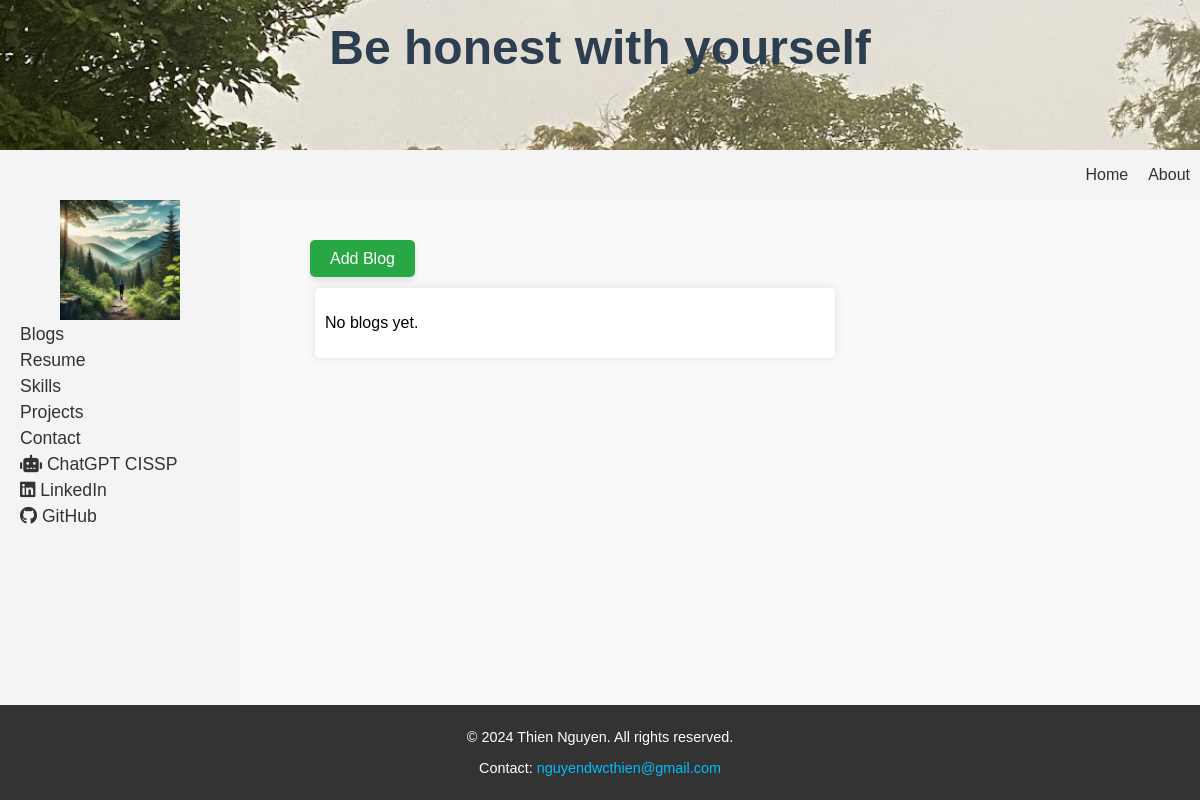
The app's page /blog_list, older data.
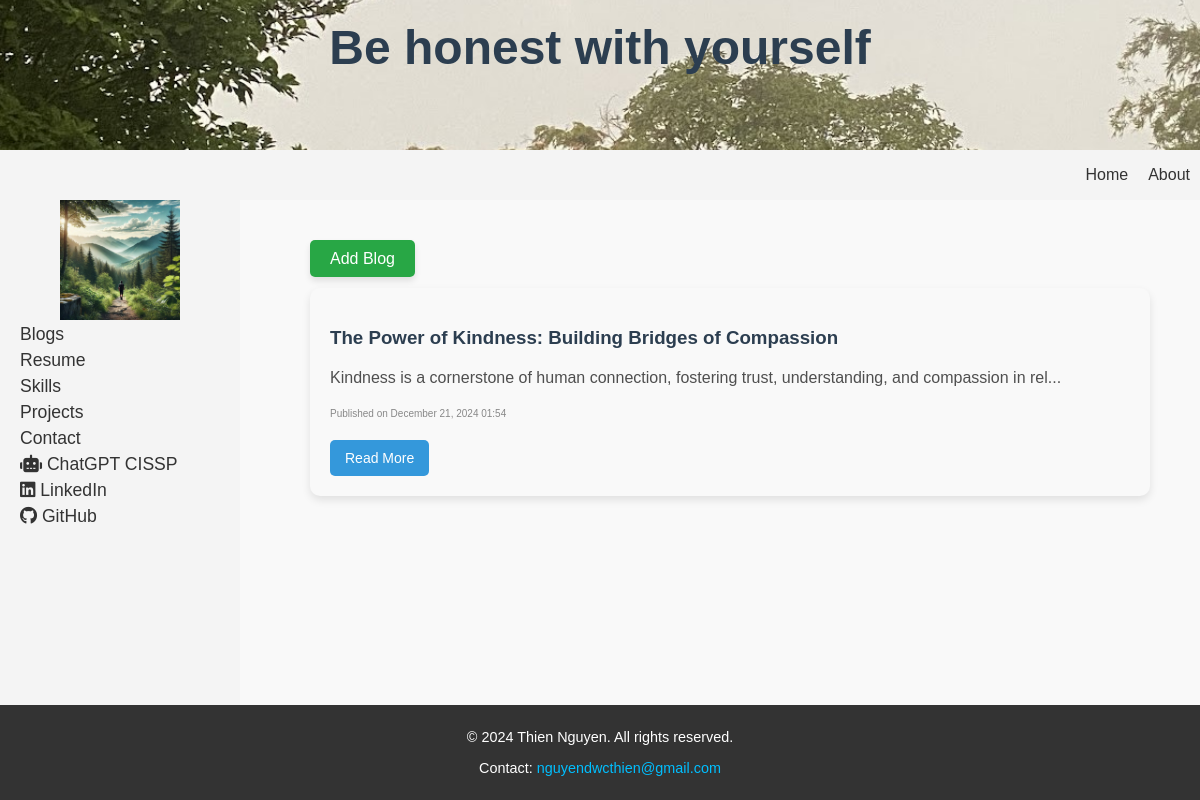
The same page, newer data.
### app.py (models this page shows)
class Blog(db.Model):
    id = db.Column(db.Integer, primary_key=True)
    title = db.Column(db.String(100), nullable=False)
    content = db.Column(db.Text, nullable=False)
    date_created = db.Column(db.DateTime, default=lambda: datetime.now(timezone('Asia/Bangkok')))
    comments = db.relationship('Comment', cascade="all, delete-orphan", backref='blog', lazy=True)

### app.py (the view)
@app.route('/blog_list')
def blog_list():
    blogs = Blog.query.order_by(desc(Blog.date_created)).all()  # Order by newest first
    return render_template('blog_list.html', blogs=blogs)

### templates/blog_list.html (shortened to what this page needs)
{% extends 'base.html' %}
{% block content %}
    <div style="margin-bottom: 20px; text-align: left;">
        <a href="{{ url_for('add_blog') }}"
           style="text-decoration: none; color: white; background-color: #28a745; padding: 10px 20px; border-radius: 5px; font-size: 16px; box-shadow: 0 4px 6px rgba(0, 0, 0, 0.1); transition: background-color 0.3s ease;">
           Add Blog
        </a>
    </div>
{% for blog in blogs %}
    <div style="max-width: 1600px; margin: 20px auto; padding: 20px; background-color: #f9f9f9; border-radius: 10px; box-shadow: 0 4px 8px rgba(0, 0, 0, 0.1); font-family: Arial, sans-serif;">
        <h3 style="color: #2C3E50; margin-bottom: 10px;">{{ blog.title }}</h3>
        <p style="color: #4F4F4F; line-height: 1.6;">{{ blog.content[:100] }}...</p>
        <p style="font-size: 12px; color: #888; margin-top: 10px;">
            <small>Published on {{ blog.date_created.strftime('%B %d, %Y %H:%M') }}</small>
        </p>
        <div style="margin-top: 20px;">
            <a href="{{ url_for('blog_detail', id=blog.id) }}" style="text-decoration: none; color: white; background-color: #3498db; padding: 10px 15px; border-radius: 5px; font-size: 14px; margin-right: 10px; display: inline-block;">Read More</a>
        </div>
    </div>
{% else %}
    <div class="container">
        <p>No blogs yet.</p>
    </div>
{% endfor %}
{% endblock %}

Row changes from the older to the newer data that the page shows:
added Blog: title "The Power of Kindness: Building Bridges of Compassion", content "Kindness is a cornerstone of human connection, fostering trust, understanding, and compassion in rel", date_created "December 21, 2024 01:54"
Text that changed along with them:
text no longer shown: "No blogs yet."
